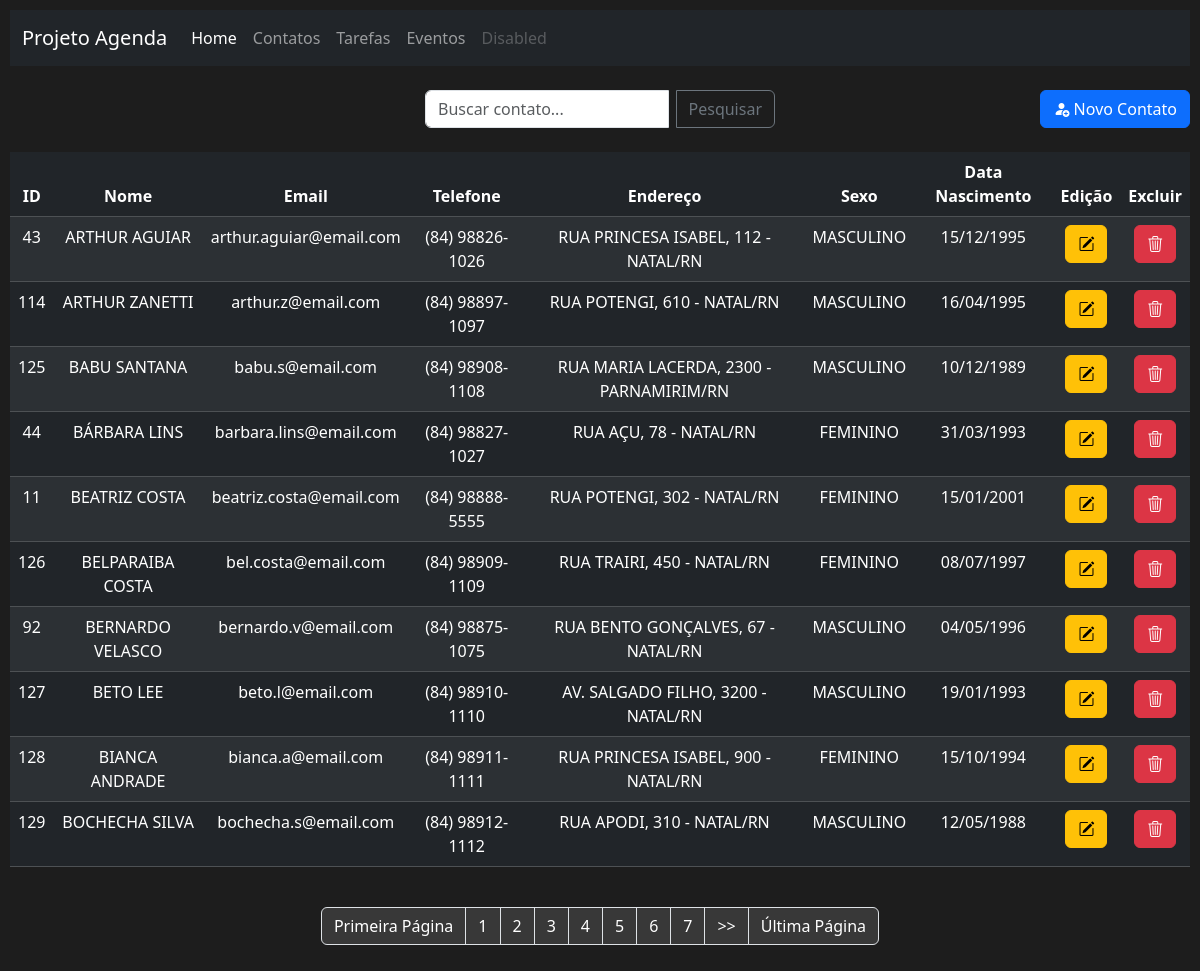
Screenshot of /index.php?menuop=contatos&pagina=2 with the database file from the repository.
### tables this page shows
CREATE TABLE `tbcontatos` (
  `idContato` int(11) NOT NULL,
  `nomeContato` varchar(200) NOT NULL,
  `emailContato` varchar(100) NOT NULL,
  `telefoneContato` varchar(50) NOT NULL,
  `enderecoContato` varchar(200) NOT NULL,
  `sexoContato` char(1) NOT NULL,
  `dataNascContato` date NOT NULL,
  `flagFavoritoContato` tinyint(1) NOT NULL,
  `nomeFotoContato` varchar(255) NOT NULL
);

### paginas/contatos/ver-contatos.php (the view, shortened to what this page needs)
<?php
    $txt_pesquisa = (isset($_POST["txt_pesquisa"]))?$_POST["txt_pesquisa"]:"";
?>
<div class="d-flex align-items-center justify-content-center position-relative my-4">
    <form class="input-group" style="max-width: 350px;" action="index.php?menuop=contatos" method="post">
        <input class="form-control me-2" type="text" name="txt_pesquisa" placeholder="Buscar contato..." value="<?=$txt_pesquisa?>">
        <input class="btn btn-outline-secondary" type="submit" value="Pesquisar">
    </form>
    <div class="position-absolute end-0">
        <a class="btn btn-primary" href="index.php?menuop=cadastro-contato">
            <i class="bi bi-person-fill-add"></i> Novo Contato
        </a>
    </div>
</div>
<table  class="table table-dark table-striped">
    <thead>
        <tr>
            <th> ID </th>
            <th> Nome </th>
            <th> Email </th>
            <th> Telefone </th>
            <th> Endereço </th>
            <th> Sexo </th>
            <th> Data Nascimento </th>
            <th> Edição </th>
            <th> Excluir </th>
        </tr>
    </thead>
    <tbody>
    <?php
    $quantidade = 10;
    $pagina = (isset($_GET['pagina']))?(int)$_GET['pagina']:1;
    $inicio = ($quantidade * $pagina) - $quantidade;
    $sql = "SELECT
            idContato,
            upper(nomeContato) AS nomeContato,
            lower(emailContato) AS emailContato,
            telefoneContato,
            upper(enderecoContato) AS enderecoContato,
            CASE
                WHEN sexoContato = 'F' THEN 'FEMININO'
                WHEN sexoContato = 'M' THEN 'MASCULINO'
            ELSE
                'NÃO ESPECIFICADO'
            END AS sexoContato,
            DATE_FORMAT(dataNascContato, '%d/%m/%Y') AS dataNascContato
            FROM tbcontatos WHERE idContato='{$txt_pesquisa}' or nomeContato
            LIKE '%{$txt_pesquisa}%'
            ORDER BY nomeContato ASC
            LIMIT $inicio, $quantidade
            ";
    $rs = mysqli_query($conexao, $sql) or die("Erro ao executar consulta!" . mysqli_error($conexao));
    while($dados = mysqli_fetch_assoc($rs)){
    ?>
        <tr>
            <td> <?=$dados["idContato"] ?>        </td>
            <td> <?=$dados["nomeContato"] ?>      </td>
            <td> <?=$dados["emailContato"] ?>     </td>
            <td> <?=$dados["telefoneContato"] ?>  </td>
            <td> <?=$dados["enderecoContato"] ?>  </td>
            <td> <?=$dados["sexoContato"] ?>      </td>
            <td> <?=$dados["dataNascContato"] ?>  </td>
            <td> <a class="btn btn-warning" href="index.php?menuop=editar-contato&idContato=<?=$dados["idContato"] ?>"> <i class="bi bi-pencil-square"></i> </a> </td>
            <td> <a class="btn btn-danger" href="index.php?menuop=excluir-contato&idContato=<?=$dados["idContato"] ?>"> <i class="bi bi-trash3"> </i> </a> </td>
        </tr>
    <?php
    }
    ?>
    </tbody>
</table>
<br>
<div data-bs-theme="dark">
    <ul class="pagination justify-content-center">
    <?php
    $sqlTotal = "SELECT idContato FROM tbcontatos";
    $qrTotal = mysqli_query($conexao, $sqlTotal) or die(mysqli_error($conexao));
    $numTotal = mysqli_num_rows($qrTotal);
    $totalPagina = ceil($numTotal / $quantidade);
    echo "<li class=\"page-item\"><a class=\"page-link\" href=\"?menuop=contatos&pagina=1\">Primeira Página</a></li>";
        ?>
        <?php
    for ($i = 1; $i <= $totalPagina; $i++) {
        if ($i >= ($pagina - 5) && $i <= ($pagina + 5)) {
            if ($i == $pagina) {
                echo "<li class=\"page-item active\"><span class=\"page-link\">$i</span></li>";
            } else {
                echo "<li class=\"page-item\"><a class=\"page-link\" href=\"?menuop=contatos&pagina=$i\">$i</a></li>";
            }
        }
    }
    if ($pagina < ($totalPagina - 5)) {
        ?>
        <li class="page-item"><a class="page-link" href="?menuop=contatos&pagina=<?php echo $pagina + 1; ?>"> >> </a></li>
        <?php
    }
    echo "<li class=\"page-item\"><a class=\"page-link\" href=\"?menuop=contatos&pagina=$totalPagina\">Última Página</a></li>";
    ?>
    </ul>
</div>

### css/style.css (style rules this page uses)
body { background-color: rgb(29, 29, 29); color: white; text-align: center; padding: 10px; }
.pagination .page-link { background-color: #383838; color: #ffffff; border-color: #dee2e6; }

### rows the page displays
tbcontatos: idContato "43", nomeContato "ARTHUR AGUIAR", emailContato "arthur.aguiar@email.com", telefoneContato "(84) 98826-1026", enderecoContato "RUA PRINCESA ISABEL, 112 - NATAL/RN", sexoContato "MASCULINO", dataNascContato "15/12/1995"
tbcontatos: idContato "114", nomeContato "ARTHUR ZANETTI", emailContato "arthur.z@email.com", telefoneContato "(84) 98897-1097", enderecoContato "RUA POTENGI, 610 - NATAL/RN", sexoContato "MASCULINO", dataNascContato "16/04/1995"
tbcontatos: idContato "125", nomeContato "BABU SANTANA", emailContato "babu.s@email.com", telefoneContato "(84) 98908-1108", enderecoContato "RUA MARIA LACERDA, 2300 - PARNAMIRIM/RN", sexoContato "MASCULINO", dataNascContato "10/12/1989"
tbcontatos: idContato "44", nomeContato "BÁRBARA LINS", emailContato "barbara.lins@email.com", telefoneContato "(84) 98827-1027", enderecoContato "RUA AÇU, 78 - NATAL/RN", sexoContato "FEMININO", dataNascContato "31/03/1993"
tbcontatos: idContato "11", nomeContato "BEATRIZ COSTA", emailContato "beatriz.costa@email.com", telefoneContato "(84) 98888-5555", enderecoContato "RUA POTENGI, 302 - NATAL/RN", sexoContato "FEMININO", dataNascContato "15/01/2001"
tbcontatos: idContato "126", nomeContato "BELPARAIBA COSTA", emailContato "bel.costa@email.com", telefoneContato "(84) 98909-1109", enderecoContato "RUA TRAIRI, 450 - NATAL/RN", sexoContato "FEMININO", dataNascContato "08/07/1997"
tbcontatos: idContato "92", nomeContato "BERNARDO VELASCO", emailContato "bernardo.v@email.com", telefoneContato "(84) 98875-1075", enderecoContato "RUA BENTO GONÇALVES, 67 - NATAL/RN", sexoContato "MASCULINO", dataNascContato "04/05/1996"
tbcontatos: idContato "127", nomeContato "BETO LEE", emailContato "beto.l@email.com", telefoneContato "(84) 98910-1110", enderecoContato "AV. SALGADO FILHO, 3200 - NATAL/RN", sexoContato "MASCULINO", dataNascContato "19/01/1993"
tbcontatos: idContato "128", nomeContato "BIANCA ANDRADE", emailContato "bianca.a@email.com", telefoneContato "(84) 98911-1111", enderecoContato "RUA PRINCESA ISABEL, 900 - NATAL/RN", sexoContato "FEMININO", dataNascContato "15/10/1994"
tbcontatos: idContato "129", nomeContato "BOCHECHA SILVA", emailContato "bochecha.s@email.com", telefoneContato "(84) 98912-1112", enderecoContato "RUA APODI, 310 - NATAL/RN", sexoContato "MASCULINO", dataNascContato "12/05/1988"
